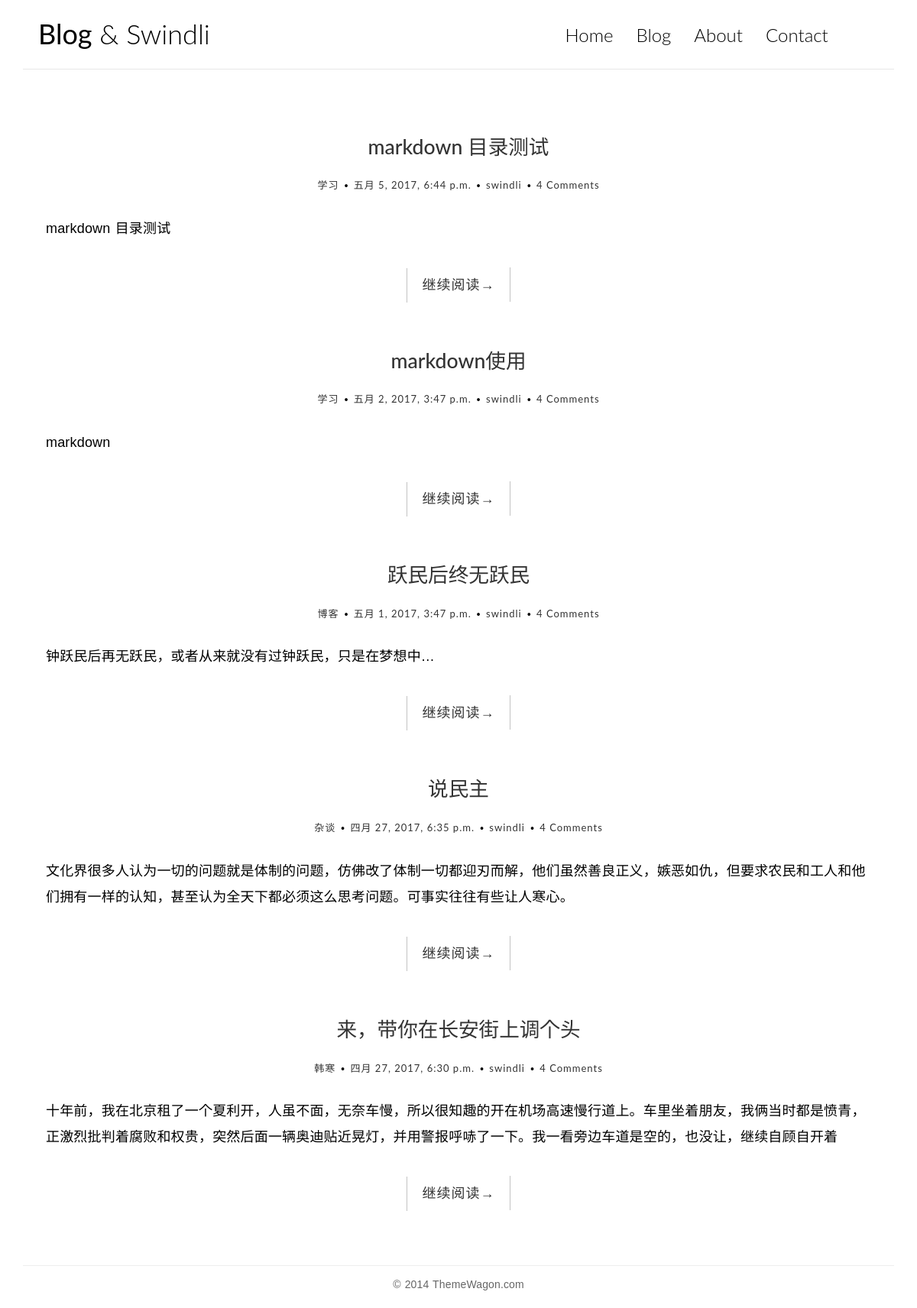
Screenshot of /blog/ with the database file from the repository.
### blog/models.py (models this page shows, shortened)
class Post(models.Model):
    title = models.CharField(max_length=70)
    body = models.TextField()
    created_time = models.DateTimeField()
    modified_time = models.DateTimeField()
    excerpt = models.CharField(max_length=200,blank=True)
    category = models.ForeignKey(Category)
    tags = models.ManyToManyField(Tag,blank=True)
    author = models.ForeignKey(User)
    def get_absolute_url(self):
	return reverse('blog:detail',kwargs={'pk':self.pk})
    class Meta:
	ordering = ['-created_time']

class Category(models.Model):
    name = models.CharField(max_length=100)
    def __unicode__(self):
	return self.name

### blog/views.py (the view)
# urls.py: url(r'^blog/$',views.blog,name='blog'),
def blog(request):
    post_list = Post.objects.all()
    return render_to_response('blog/blog.html',{'post_list':post_list})

### blog/templates/blog/blog.html
{% extends 'blog/base1.html' %}
				            {% block main %}
						{% for post in post_list %}
						<article class="post post-1">
							<header class="entry-header">
								<h1 class="entry-title">
									<a href="{{ post.get_absolute_url }}">{{ post.title }}</a>
								</h1>
								<div class="entry-meta">
									<span class="post-category"><a href="{% url 'blog:category' post.category.pk %}">{{ post.category }}</a></span>
									<span class="post-date"><a href="#"><time class="entry-date" datetime="{{ post.created_time }}">{{ post.created_time }}</time></a></span>
									<span class="post-author"><a href="#">{{ post.author }}</a></span>
									<span class="comments-link"><a href="">4 Comments</a></span>
								</div>
							</header>
							<div class="entry-content clearfix">
								<p>{{ post.excerpt }}</p>
								<div class="read-more cl-effect-14">
									<a href="#" class="{{ post.get_absolute_url }}">继续阅读<span class="meta-nav">→</span></a>
								</div>
							</div>
						</article>
						{% empty %}
						<div class="no-post">
						暂时还没有发布文章！</div>
						{% endfor %}
					    {% endblock main %}

### blog/static/blog/css/custom.css (style rules this page uses)
* { outline: none; }
h1, h2, h3, h4, h5, h6 { margin-top: 0; }
a { color: #333; }
body { color: #444; font-family: 'Lato', sans-serif; }
p { font-family: 'Ubuntu', sans-serif; font-weight: 400; word-spacing: 1px; letter-spacing: 0.01em; }
.post, .comment-area { background: #fff; padding: 30px 30px 0; }
.entry-title { text-align: center; font-size: 1.9em; margin-bottom: 20px; line-height: 1.6; padding: 10px 20px 0; }
.entry-meta { text-align: center; color: #DDDDDD; font-size: 13px; letter-spacing: 1px; margin-bottom: 30px; }
.entry-content { font-size: 18px; line-height: 1.9; font-weight: 300; color: #000; }
.post-category, .post-date, .post-author { position: relative; padding-right: 15px; }
.post-category::after, .post-date::after, .post-author::after { position: absolute; content: '.'; color: #000; font-size: 30px; top: -22px; right: 1px; }
.read-more { font-family: 'Ubuntu', sans-serif; font-weight: 400; word-spacing: 1px; letter-spacing: 0.01em; text-align: center; margin-top: 20px; }
.cl-effect-14 a { padding: 0 20px; height: 45px; line-height: 45px; position: relative; display: inline-block; margin: 15px 25px; letter-spacing: 1px; font-weight: 400; text-shadow: 0 0 1px rgba(255,255,255,0.3); }
.cl-effect-14 a::before, .cl-effect-14 a::after { position: absolute; width: 45px; height: 1px; background: #C3C3C3; content: ''; -webkit-transition: all 0.3s; -moz-transition: all 0.3s; transition: all 0.3s; pointer-events: none; }
.cl-effect-14 a::before { top: 0; left: 0; -webkit-transform: rotate(90deg); -moz-transform: rotate(90deg); transform: rotate(90deg); -webkit-transform-origin: 0 0; -moz-transform-origin: 0 0; transform-origin: 0 0; }
.cl-effect-14 a::after { right: 0; bottom: 0; -webkit-transform: rotate(90deg); -moz-transform: rotate(90deg); transform: rotate(90deg); -webkit-transform-origin: 100% 0; -moz-transform-origin: 100% 0; transform-origin: 100% 0; }

### rows the page displays
Post: title "markdown 目录测试", category "学习", created_time "五月 5, 2017, 6:44 p.m.", author "swindli", excerpt "markdown 目录测试"
Post: title "markdown使用", category "学习", created_time "五月 2, 2017, 3:47 p.m.", author "swindli", excerpt "markdown"
Post: title "跃民后终无跃民", category "博客", created_time "五月 1, 2017, 3:47 p.m.", author "swindli", excerpt "钟跃民后再无跃民，或者从来就没有过钟跃民，只是在梦想中…"
Post: title "说民主", category "杂谈", created_time "四月 27, 2017, 6:35 p.m.", author "swindli", excerpt "文化界很多人认为一切的问题就是体制的问题，仿佛改了体制一切都迎刃而解，他们虽然善良正义，嫉恶如仇，但要求农民和工人和他们拥有一样的认知，甚至认为全天下都必须这么思考问题。可事实往往有些让人寒心。"
Post: title "来，带你在长安街上调个头", category "韩寒", created_time "四月 27, 2017, 6:30 p.m.", author "swindli", excerpt "十年前，我在北京租了一个夏利开，人虽不面，无奈车慢，所以很知趣的开在机场高速慢行道上。车里坐着朋友，我俩当时都是愤青，正激烈批判着腐败和权贵，突然后面一辆奥迪贴近晃灯，并用警报呼哧了一下。我一看旁边车道是空的，也没让，继续自顾自开着"
